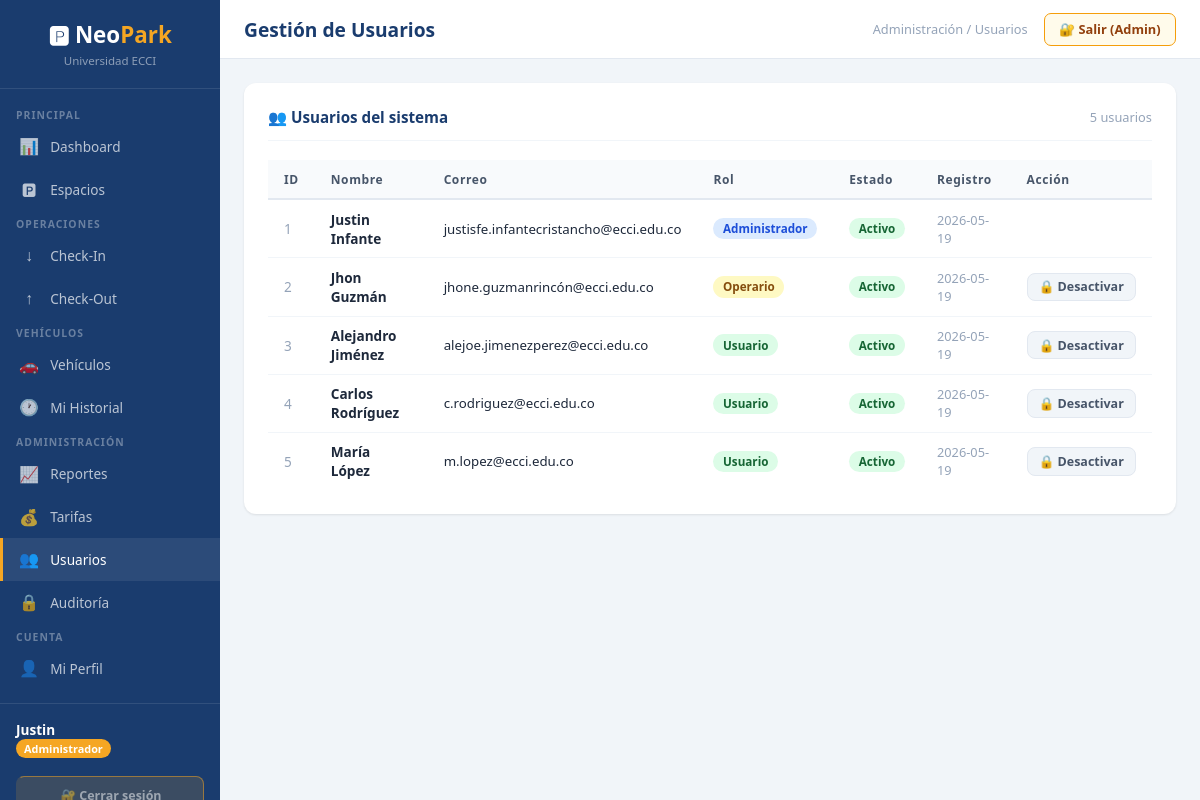
Page /usuarios (signed in) on the committed database.
### tables this page shows
CREATE TABLE USUARIO (
            id_usuario INTEGER PRIMARY KEY AUTOINCREMENT,
            nombre TEXT NOT NULL, apellido TEXT NOT NULL,
            correo TEXT NOT NULL UNIQUE, contrasena_hash TEXT NOT NULL,
            id_rol INTEGER NOT NULL DEFAULT 3, activo INTEGER NOT NULL DEFAULT 1,
            fecha_registro TEXT NOT NULL DEFAULT (datetime('now','localtime')),
            FOREIGN KEY (id_rol) REFERENCES ROL(id_rol) ON DELETE RESTRICT);

CREATE TABLE ROL (
            id_rol INTEGER PRIMARY KEY AUTOINCREMENT,
            nombre_rol TEXT NOT NULL UNIQUE,
            descripcion TEXT NOT NULL);

### app.py (the view)
@app.route('/usuarios')
@login_required
@role_required('Administrador')
def usuarios():
    db = get_db()
    u  = db.execute("SELECT u.*,r.nombre_rol FROM USUARIO u JOIN ROL r ON u.id_rol=r.id_rol ORDER BY u.id_usuario").fetchall()
    roles = db.execute("SELECT * FROM ROL ORDER BY id_rol").fetchall()
    db.close()
    return render_template('usuarios.html', usuarios=u, roles=roles)

### app.py (called while the page is built)
def get_db():
    db = sqlite3.connect(DB_PATH, check_same_thread=False)
    db.row_factory = sqlite3.Row
    db.execute("PRAGMA foreign_keys = ON")
    db.execute("PRAGMA journal_mode = WAL")   # Write-Ahead Logging: mejor concurrencia
    return db

def login_required(f):
    @wraps(f)
    def d(*a, **kw):
        if 'user_id' not in session: return redirect(url_for('login'))
        return f(*a, **kw)
    return d

def role_required(*roles):
    def dec(f):
        @wraps(f)
        def d(*a, **kw):
            if session.get('rol') not in roles:
                flash('Sin permisos para esta sección.', 'danger')
                return redirect(url_for('dashboard'))
            return f(*a, **kw)
        return d
    return dec

### templates/usuarios.html (shortened to what this page needs)
{% extends 'base.html' %}
{% block page_title %}Gestión de Usuarios{% endblock %}
{% block breadcrumb %}Administración / Usuarios{% endblock %}
{% block content %}
<div class="card">
  <div class="card-header"><h3>👥 Usuarios del sistema</h3><span style="font-size:.8rem;color:#94a3b8">{{ usuarios|length }} usuarios</span></div>
  <div class="table-wrap">
  <table>
    <thead><tr><th>ID</th><th>Nombre</th><th>Correo</th><th>Rol</th><th>Estado</th><th>Registro</th><th>Acción</th></tr></thead>
    <tbody>
      {% for u in usuarios %}
      <tr>
        <td style="color:#94a3b8">{{ u.id_usuario }}</td>
        <td><strong>{{ u.nombre }} {{ u.apellido }}</strong></td>
        <td style="font-size:.83rem">{{ u.correo }}</td>
        <td><span class="badge badge-{{ u.nombre_rol.lower() }}">{{ u.nombre_rol }}</span></td>
        <td><span class="badge {% if u.activo %}badge-libre{% else %}badge-cerrado{% endif %}">{{ 'Activo' if u.activo else 'Inactivo' }}</span></td>
        <td style="font-size:.8rem;color:#94a3b8">{{ u.fecha_registro[:10] }}</td>
        <td>
          {% if u.id_usuario != session.user_id %}
          <a href="{{ url_for('toggle_usuario', uid=u.id_usuario) }}"
             class="btn btn-sm {% if u.activo %}btn-ghost{% else %}btn-success{% endif %}"
             onclick="return confirm('¿Confirmar?')">
            {{ '🔒 Desactivar' if u.activo else '✓ Activar' }}
          </a>
          {% endif %}
        </td>
      </tr>
      {% endfor %}
    </tbody>
  </table>
  </div>
</div>
{% endblock %}

### templates/base.html (shortened to what this page needs)
<!DOCTYPE html>
<html lang="es">
<head>
</head>
<body>
{% if session.get('user_id') %}
<aside class="sidebar">
  <div class="sidebar-brand">
    <h2>🅿 Neo<span>Park</span></h2>
    <p>Universidad ECCI</p>
  </div>
  <nav>
    <div class="nav-section">Principal</div>
    <a href="{{ url_for('dashboard') }}" {% if request.endpoint=='dashboard' %}class="active"{% endif %}><span class="icon">📊</span>Dashboard</a>
    <a href="{{ url_for('espacios') }}" {% if request.endpoint=='espacios' %}class="active"{% endif %}><span class="icon">🅿</span>Espacios</a>
    {% if session.rol in ['Administrador','Operario'] %}
    <div class="nav-section">Operaciones</div>
    <a href="{{ url_for('checkin') }}" {% if request.endpoint=='checkin' %}class="active"{% endif %}><span class="icon">↓</span>Check-In</a>
    <a href="{{ url_for('checkout') }}" {% if request.endpoint=='checkout' %}class="active"{% endif %}><span class="icon">↑</span>Check-Out</a>
    {% endif %}
    <div class="nav-section">Vehículos</div>
    <a href="{{ url_for('vehiculos') }}" {% if request.endpoint=='vehiculos' %}class="active"{% endif %}><span class="icon">🚗</span>Vehículos</a>
    <a href="{{ url_for('historial') }}" {% if request.endpoint=='historial' %}class="active"{% endif %}><span class="icon">🕐</span>Mi Historial</a>
    {% if session.rol == 'Administrador' %}
    <div class="nav-section">Administración</div>
    <a href="{{ url_for('reportes') }}" {% if request.endpoint=='reportes' %}class="active"{% endif %}><span class="icon">📈</span>Reportes</a>
    <a href="{{ url_for('tarifas') }}" {% if request.endpoint=='tarifas' %}class="active"{% endif %}><span class="icon">💰</span>Tarifas</a>
    <a href="{{ url_for('usuarios') }}" {% if request.endpoint=='usuarios' %}class="active"{% endif %}><span class="icon">👥</span>Usuarios</a>
    <a href="{{ url_for('auditoria') }}" {% if request.endpoint=='auditoria' %}class="active"{% endif %}><span class="icon">🔒</span>Auditoría</a>
    {% endif %}
    <div class="nav-section">Cuenta</div>
    <a href="{{ url_for('perfil') }}" {% if request.endpoint=='perfil' %}class="active"{% endif %}><span class="icon">👤</span>Mi Perfil</a>
  </nav>
  <div class="sidebar-footer">
    <div class="user-info">
      <strong>{{ session.nombre }}</strong>
      <span class="badge-rol">{{ session.rol }}</span>
    </div>
    {% if session.rol == 'Administrador' %}
    <a href="{{ url_for('logout') }}" class="btn-logout btn-logout-admin"
       onclick="return confirm('¿Cerrar sesión como Administrador?')">
    </a>
    {% else %}
    <a href="{{ url_for('logout') }}" class="btn-logout">⬡ Cerrar sesión</a>
    {% endif %}
  </div>
</aside>
{% endif %}
<main class="main">
  <div class="topbar">
    <h1>{% block page_title %}NeoPark ECCI{% endblock %}</h1>
    <div style="display:flex;align-items:center;gap:1rem">
      <span class="breadcrumb">{% block breadcrumb %}{% endblock %}</span>
      {% if session.get('user_id') %}
      <a href="{{ url_for('logout') }}"
         style="padding:.4rem .9rem;border-radius:7px;font-size:.8rem;font-weight:700;text-decoration:none;border:1px solid;white-space:nowrap;transition:all .2s;{% if session.rol == 'Administrador' %}background:#fffbeb;border-color:#f59e0b;color:#92400e;{% else %}background:#f1f5f9;border-color:#e2e8f0;color:#475569;{% endif %}"
         onclick="return confirm('¿Desea cerrar sesión?')">
        {% if session.rol == 'Administrador' %}🔐 Salir (Admin){% else %}⬡ Salir{% endif %}
      </a>
      {% endif %}
    </div>
  </div>
  <div class="content">
    {% block content %}{% endblock %}
  </div>
</main>
</body>
</html>

### templates/base.html (style rules this page uses)
:root { --azul:#1a3c6e;--dorado:#f5a623;--gris:#f1f5f9;--texto:#1e293b;--verde:#059669;--rojo:#dc2626;--naranja:#ea580c;--sidebar:220px }
* { box-sizing:border-box;margin:0;padding:0 }
body { font-family:'Segoe UI',system-ui,sans-serif;background:var(--gris);color:var(--texto);display:flex;min-height:100vh }
.sidebar { width:var(--sidebar);background:var(--azul);min-height:100vh;position:fixed;top:0;left:0;display:flex;flex-direction:column;z-index:100 }
.sidebar-brand { padding:1.2rem 1rem;border-bottom:1px solid rgba(255,255,255,.1);text-align:center }
.sidebar-brand h2 { color:#fff;font-size:1.4rem;font-weight:800 }
.sidebar-brand h2 span { color:var(--dorado) }
.sidebar-brand p { color:rgba(255,255,255,.5);font-size:.72rem;margin-top:.2rem }
.sidebar nav { flex:1;padding:.8rem 0 }
.nav-section { padding:.4rem 1rem .2rem;font-size:.65rem;font-weight:700;text-transform:uppercase;letter-spacing:.1em;color:rgba(255,255,255,.35) }
.sidebar a { display:flex;align-items:center;gap:.7rem;padding:.65rem 1rem;color:rgba(255,255,255,.7);text-decoration:none;font-size:.85rem;transition:all .15s;border-left:3px solid transparent }
.sidebar a:hover,.sidebar a.active { color:#fff;background:rgba(255,255,255,.08);border-left-color:var(--dorado) }
.sidebar a .icon { font-size:1rem;width:20px;text-align:center }
.sidebar-footer { padding:1rem;border-top:1px solid rgba(255,255,255,.1) }
.sidebar-footer .user-info { color:rgba(255,255,255,.6);font-size:.78rem;margin-bottom:.6rem }
.sidebar-footer .user-info strong { display:block;color:#fff;font-size:.85rem }
.sidebar-footer .badge-rol { display:inline-block;padding:.15rem .5rem;border-radius:99px;font-size:.68rem;font-weight:700;background:var(--dorado);color:#fff;margin-bottom:.5rem }
.sidebar-footer a { color:rgba(255,255,255,.5);font-size:.78rem;text-decoration:none }
.btn-logout { display:block;width:100%;padding:.55rem;background:rgba(220,38,38,.15);border:1px solid rgba(220,38,38,.4);border-radius:8px;color:#fca5a5;font-size:.82rem;font-weight:700;text-align:center;text-decoration:none;transition:all .2s;margin-top:.4rem }
.btn-logout-admin { background:rgba(245,166,35,.15);border-color:rgba(245,166,35,.5);color:#fde68a }
.main { margin-left:var(--sidebar);flex:1;display:flex;flex-direction:column;min-height:100vh }
.topbar { background:#fff;border-bottom:1px solid #e2e8f0;padding:.8rem 1.5rem;display:flex;align-items:center;justify-content:space-between }
.topbar h1 { font-size:1.2rem;font-weight:700;color:var(--azul) }
.topbar .breadcrumb { font-size:.8rem;color:#94a3b8 }
.content { padding:1.5rem;flex:1 }
.card { background:#fff;border-radius:12px;box-shadow:0 1px 3px rgba(0,0,0,.06),0 1px 2px rgba(0,0,0,.04);padding:1.5rem;margin-bottom:1.2rem }
.card-header { display:flex;align-items:center;justify-content:space-between;margin-bottom:1.2rem;padding-bottom:.8rem;border-bottom:1px solid #f1f5f9 }
.card-header h3 { font-size:.95rem;font-weight:700;color:var(--azul) }
.table-wrap { overflow-x:auto }
table { width:100%;border-collapse:collapse;font-size:.85rem }
th { background:#f8fafc;color:#475569;padding:.65rem 1rem;text-align:left;font-weight:700;font-size:.75rem;letter-spacing:.05em;border-bottom:2px solid #e2e8f0 }
td { padding:.6rem 1rem;border-bottom:1px solid #f1f5f9;color:var(--texto) }
tr:last-child td { border-bottom:none }
.badge { padding:.2rem .6rem;border-radius:99px;font-size:.73rem;font-weight:700;display:inline-block }
.badge-administrador { background:#dbeafe;color:#1d4ed8 }
.badge-operario { background:#fef9c3;color:#854d0e }
.badge-usuario { background:#dcfce7;color:#166534 }
.badge-libre { background:#dcfce7;color:#166534 }
.btn { padding:.55rem 1.1rem;border:none;border-radius:8px;cursor:pointer;font-size:.84rem;font-weight:600;transition:all .15s;text-decoration:none;display:inline-flex;align-items:center;gap:.4rem;white-space:nowrap }
.btn-ghost { background:#f1f5f9;color:#475569;border:1px solid #e2e8f0 }
.btn-sm { padding:.3rem .7rem;font-size:.78rem }

### rows in the picture
USUARIO: nombre "Justin", id_usuario "1", apellido "Infante", correo "justisfe.infantecristancho@ecci.edu.co", nombre_rol "Administrador", activo "Activo", fecha_registro "2026-05-19"
ROL: rol "Administrador"
USUARIO: id_usuario "2", nombre "Jhon", apellido "Guzmán", correo "jhone.guzmanrincón@ecci.edu.co", nombre_rol "Operario", activo "Activo", fecha_registro "2026-05-19", activo "🔒 Desactivar"
USUARIO: id_usuario "3", nombre "Alejandro", apellido "Jiménez", correo "alejoe.jimenezperez@ecci.edu.co", nombre_rol "Usuario", activo "Activo", fecha_registro "2026-05-19", activo "🔒 Desactivar"
USUARIO: id_usuario "4", nombre "Carlos", apellido "Rodríguez", correo "c.rodriguez@ecci.edu.co", nombre_rol "Usuario", activo "Activo", fecha_registro "2026-05-19", activo "🔒 Desactivar"
USUARIO: id_usuario "5", nombre "María", apellido "López", correo "m.lopez@ecci.edu.co", nombre_rol "Usuario", activo "Activo", fecha_registro "2026-05-19", activo "🔒 Desactivar"

### other values in the picture
{{ usuarios|length }} "5"
